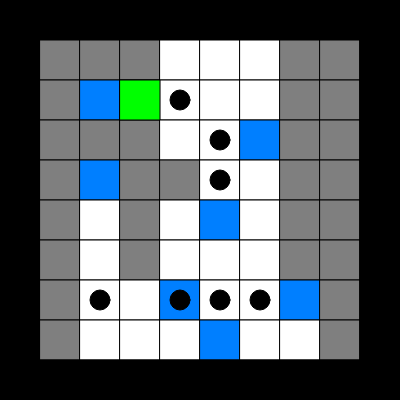
Frame 1 (no input)
Frame 60 (no input): identical to frame 1, image omitted
Frame 120 (the mouse pressed at the canvas centre since frame 60): identical to frame 1, image omitted

The p5.js sketch that drew this single still picture (run headless with seeded random() and noise() and a simulated clock; from frame 60 on, the mouse is pressed at the canvas centre):

// p5.js sketch
// ── sketch.js
var squareScale = 40;
var blocCollide = 0;


var carte = [
      			 0,0,0,0,0,0,0,0,0,0,
      			 0,1,1,1,2,2,2,1,1,0,
      			 0,1,4,2,2,2,2,1,1,0,
      		   0,1,1,1,2,2,4,1,1,0,
      			 0,1,4,1,1,2,2,1,1,0,
      			 0,1,2,1,2,4,2,1,1,0,
      			 0,1,2,1,2,2,2,1,1,0,
      			 0,1,2,2,4,2,2,4,1,0,
      			 0,1,2,2,2,4,2,2,1,0,
      			 0,0,0,0,0,0,0,0,0,0
      			];
      			
var grid = function(){
			
      this.show = function(){
        for(var x = 0; x < 10; x++){
          for(var y = 0; y < 10; y++){
            var bloc = y * 10 + x;
            if(carte[bloc] === 0){
              fill(0, 0, 0);
              rect(x * squareScale, y * squareScale, squareScale, squareScale);
            }
            else if(carte[bloc] === 1){
              fill(127, 127, 127);
              rect(x * squareScale, y * squareScale, squareScale, squareScale);
            }
            else if(carte[bloc] === 3){
              fill(67, 67, 67);
              rect(x * squareScale, y * squareScale, squareScale, squareScale);
            }
            else if(carte[bloc] === 4){
              fill(0, 127, 255);
              rect(x * squareScale, y * squareScale, squareScale, squareScale);
            }
            else{
              fill(255, 255, 255);
              rect(x * squareScale, y * squareScale, squareScale, squareScale);
            }
          }
        } 
      }

}

var gameboard = new grid();

var boxes = function(x, y){
  this.x = x;
  this.y = y;
  this.victory = 0;

  this.show = function(){
    fill(0, 0, 0);
    ellipse((this.x * squareScale) + (squareScale / 2),(this.y * squareScale) + (squareScale / 2), squareScale / 2, squareScale / 2);
  }

  this.move = function(dir){

  }


}
var boite = [
              new boxes(4, 2),
              new boxes(5, 3),
              new boxes(5, 4),
              new boxes(6, 7),
              new boxes(5, 7),
              new boxes(4, 7),
              new boxes(2, 7),
            ];


var player = function(){
  this.x = 3;
  this.y = 2;
  
  this.show = function(){
    fill(0, 255, 0);
      rect(this.x * squareScale, this.y * squareScale, squareScale, squareScale );
  }
  
}
  
var okarin = new player();

function keyPressed() {
  switch(keyCode){
    case RIGHT_ARROW:
      var collide = okarin.x + 1;
      blocCollide = okarin.y * 10 + collide;
      
      for(var i = 0; i < boite.length; i++){
          var boxecollide = boite[i].y *10 + boite[i].x;
          if(blocCollide === boxecollide){
            for(var j = 0; j < boite.length; j++){
              var ndboxecollide = boite[j].y *10 + boite[j].x;
              if(boxecollide + 1 === ndboxecollide){
                okarin.x--;
                boite[i].x--;
                break;
              }
            }
            if(carte[boxecollide + 1] === 1 || carte[boxecollide + 1] === 0){
              okarin.x--;
              break;
            }
          boite[i].x++;
          }
      }

      if(carte[blocCollide] === 0){
        break;
      }
      else if(carte[blocCollide] === 1){
        break;
      }
      

      else{
      okarin.x++;
      }
      break;
  

    case LEFT_ARROW:
      var collide = okarin.x - 1;
      blocCollide = okarin.y * 10 + collide;

      for(var i = 0; i < boite.length; i++){
          var boxecollide = boite[i].y *10 + boite[i].x;
          if(blocCollide === boxecollide){
            
              for(var j = 0; j < boite.length; j++){
              var ndboxecollide = boite[j].y *10 + boite[j].x;
              if(boxecollide - 1 === ndboxecollide){
                okarin.x++;
                boite[i].x++;
                break;
              }
            }
            
            if(carte[boxecollide - 1] === 1 || carte[boxecollide - 1] === 0){
              okarin.x++;
              break;
            }
          boite[i].x--;
          }
      }

      if(carte[blocCollide] === 0){
        break;
      }
      else if(carte[blocCollide] === 1){
        break;
      }
      else{
      okarin.x--;
      }
      break;


    case UP_ARROW:
      blocCollide = (okarin.y - 1) * 10 + okarin.x;

      for(var i = 0; i < boite.length; i++){
          var boxecollide = boite[i].y * 10 + boite[i].x;
          if(blocCollide === boxecollide){

              for(var j = 0; j < boite.length; j++){
              var ndboxecollide = boite[j].y *10 + boite[j].x;
              if(boxecollide - 10 === ndboxecollide){
                okarin.y++;
                boite[i].y++;
                break;
              }
            }

            if(carte[boxecollide - 10] === 1 || carte[boxecollide - 10] === 0){
              okarin.y++;
              break;
            }
          boite[i].y--;
          }
      }
      
      if(carte[blocCollide] === 0){
        break;
      }
      else if(carte[blocCollide] === 1){
        break;
      }
      else{
      okarin.y--;
      }
      break;


    case DOWN_ARROW:
      blocCollide = okarin.y * 10 + okarin.x + 10;

      for(var i = 0; i < boite.length; i++){
          var boxecollide = boite[i].y * 10 + boite[i].x;
          if(blocCollide === boxecollide){

              for(var j = 0; j < boite.length; j++){
              var ndboxecollide = boite[j].y *10 + boite[j].x;
              if(boxecollide + 10 === ndboxecollide){
                okarin.y--;
                boite[i].y--;
                break;
              }
            }

            if(carte[boxecollide + 10] === 1 || carte[boxecollide + 10] === 0){
              okarin.y--;
              break;
            }
          boite[i].y++;
          }
      }

      if(carte[blocCollide] === 0){
        break;
      }
      else if(carte[blocCollide] === 1){
        break;
      }
      else{
      okarin.y++;
      }
      break;

  }
  
}

var victory = function(){
  for(i = 0; i < boite.length; i++){
    var boxecollide = boite[i].y * 10 + boite[i].x;
    if(carte[boxecollide] === 4){
      boite[i].victory = 1;
    } 
    else{
      boite[i].victory = 0;
    }
  }
}

var checkIfWon = function(){
  var won = 0;
  for(i = 0; i < boite.length; i++){
    if(boite[i].victory === 1){
      won ++;
    }
    if(won === 7){
      window.alert("Tu as gagné !")
    }
  }
}


function setup() {
  var cnv = createCanvas(400, 400);
  var x = (windowWidth - width) / 2;
  var y = (windowHeight - height) / 2;
  cnv.position(x, y);
  background(55, 55, 55);
}

function draw() {
  checkIfWon();
  gameboard.show();
  okarin.show();
  victory();

  for(i = 0; i < boite.length; i++){
    boite[i].show();
  }
}
